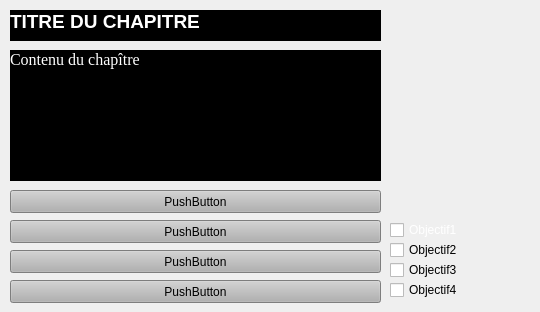
  <widget class="QWidget" name="centralWidget">
   <widget class="QLabel" name="contenu">
    <property name="geometry">
     <rect>
      <x>10</x>
      <y>50</y>
      <width>371</width>
      <height>131</height>
     </rect>
    </property>
    <property name="palette">
     <palette>
      <active>
       <colorrole role="WindowText">
        <brush brushstyle="SolidPattern">
         <color alpha="255">
          <red>255</red>
          <green>255</green>
          <blue>255</blue>
         </color>
        </brush>
       </colorrole>
       <colorrole role="Button">
        <brush brushstyle="SolidPattern">
         <color alpha="255">
          <red>0</red>
          <green>0</green>
          <blue>0</blue>
         </color>
        </brush>
       </colorrole>
       <colorrole role="Light">
        <brush brushstyle="SolidPattern">
         <color alpha="255">
          <red>0</red>
          <green>0</green>
          <blue>0</blue>
         </color>
        </brush>
       </colorrole>
       <colorrole role="Midlight">
        <brush brushstyle="SolidPattern">
         <color alpha="255">
          <red>0</red>
          <green>0</green>
          <blue>0</blue>
         </color>
        </brush>
       </colorrole>
       <colorrole role="Dark">
        <brush brushstyle="SolidPattern">
         <color alpha="255">
          <red>0</red>
          <green>0</green>
          <blue>0</blue>
         </color>
        </brush>
       </colorrole>
       <colorrole role="Mid">
        <brush brushstyle="SolidPattern">
         <color alpha="255">
          <red>0</red>
          <green>0</green>
          <blue>0</blue>
         </color>
        </brush>
       </colorrole>
       <colorrole role="Text">
        <brush brushstyle="SolidPattern">
         <color alpha="255">
          <red>255</red>
          <green>255</green>
          <blue>255</blue>
         </color>
        </brush>
       </colorrole>
       <colorrole role="BrightText">
        <brush brushstyle="SolidPattern">
         <color alpha="255">
          <red>255</red>
          <green>255</green>
          <blue>255</blue>
         </color>
        </brush>
       </colorrole>
       <colorrole role="ButtonText">
        <brush brushstyle="SolidPattern">
         <color alpha="255">
          <red>255</red>
          <green>255</green>
          <blue>255</blue>
         </color>
        </brush>
       </colorrole>
       <colorrole role="Base">
        <brush brushstyle="SolidPattern">
         <color alpha="255">
          <red>0</red>
          <green>0</green>
          <blue>0</blue>
         </color>
        </brush>
       </colorrole>
       <colorrole role="Window">
        <brush brushstyle="SolidPattern">
         <color alpha="255">
          <red>0</red>
          <green>0</green>
          <blue>0</blue>
         </color>
        </brush>
       </colorrole>
       <colorrole role="Shadow">
        <brush brushstyle="SolidPattern">
         <color alpha="255">
          <red>0</red>
          <green>0</green>
          <blue>0</blue>
         </color>
        </brush>
       </colorrole>
       <colorrole role="AlternateBase">
        <brush brushstyle="SolidPattern">
         <color alpha="255">
          <red>0</red>
          <green>0</green>
          <blue>0</blue>
         </color>
        </brush>
       </colorrole>
       <colorrole role="ToolTipBase">
        <brush brushstyle="SolidPattern">
         <color alpha="255">
          <red>255</red>
          <green>255</green>
          <blue>220</blue>
         </color>
        </brush>
       </colorrole>
       <colorrole role="ToolTipText">
        <brush brushstyle="SolidPattern">
         <color alpha="255">
          <red>0</red>
          <green>0</green>
          <blue>0</blue>
         </color>
        </brush>
       </colorrole>
      </active>
      <inactive>
       <colorrole role="WindowText">
        <brush brushstyle="SolidPattern">
         <color alpha="255">
          <red>255</red>
          <green>255</green>
          <blue>255</blue>
         </color>
        </brush>
       </colorrole>
       <colorrole role="Button">
        <brush brushstyle="SolidPattern">
         <color alpha="255">
          <red>0</red>
          <green>0</green>
          <blue>0</blue>
         </color>
        </brush>
       </colorrole>
       <colorrole role="Light">
        <brush brushstyle="SolidPattern">
         <color alpha="255">
          <red>0</red>
          <green>0</green>
          <blue>0</blue>
         </color>
        </brush>
       </colorrole>
       <colorrole role="Midlight">
        <brush brushstyle="SolidPattern">
         <color alpha="255">
          <red>0</red>
          <green>0</green>
          <blue>0</blue>
         </color>
        </brush>
       </colorrole>
       <colorrole role="Dark">
        <brush brushstyle="SolidPattern">
         <color alpha="255">
          <red>0</red>
          <green>0</green>
          <blue>0</blue>
         </color>
        </brush>
       </colorrole>
       <colorrole role="Mid">
        <brush brushstyle="SolidPattern">
         <color alpha="255">
          <red>0</red>
          <green>0</green>
          <blue>0</blue>
         </color>
        </brush>
       </colorrole>
       <colorrole role="Text">
        <brush brushstyle="SolidPattern">
         <color alpha="255">
          <red>255</red>
          <green>255</green>
          <blue>255</blue>
         </color>
        </brush>
       </colorrole>
       <colorrole role="BrightText">
        <brush brushstyle="SolidPattern">
         <color alpha="255">
          <red>255</red>
          <green>255</green>
          <blue>255</blue>
         </color>
        </brush>
       </colorrole>
       <colorrole role="ButtonText">
        <brush brushstyle="SolidPattern">
         <color alpha="255">
          <red>255</red>
          <green>255</green>
          <blue>255</blue>
         </color>
        </brush>
       </colorrole>
       <colorrole role="Base">
        <brush brushstyle="SolidPattern">
         <color alpha="255">
          <red>0</red>
          <green>0</green>
          <blue>0</blue>
         </color>
        </brush>
       </colorrole>
       <colorrole role="Window">
        <brush brushstyle="SolidPattern">
         <color alpha="255">
          <red>0</red>
          <green>0</green>
          <blue>0</blue>
         </color>
        </brush>
       </colorrole>
       <colorrole role="Shadow">
        <brush brushstyle="SolidPattern">
         <color alpha="255">
          <red>0</red>
          <green>0</green>
          <blue>0</blue>
         </color>
        </brush>
       </colorrole>
       <colorrole role="AlternateBase">
        <brush brushstyle="SolidPattern">
         <color alpha="255">
          <red>0</red>
          <green>0</green>
          <blue>0</blue>
         </color>
        </brush>
       </colorrole>
       <colorrole role="ToolTipBase">
        <brush brushstyle="SolidPattern">
         <color alpha="255">
          <red>255</red>
          <green>255</green>
          <blue>220</blue>
         </color>
        </brush>
       </colorrole>
       <colorrole role="ToolTipText">
        <brush brushstyle="SolidPattern">
         <color alpha="255">
          <red>0</red>
          <green>0</green>
          <blue>0</blue>
         </color>
        </brush>
       </colorrole>
      </inactive>
      <disabled>
       <colorrole role="WindowText">
        <brush brushstyle="SolidPattern">
         <color alpha="255">
          <red>0</red>
          <green>0</green>
          <blue>0</blue>
         </color>
        </brush>
       </colorrole>
       <colorrole role="Button">
        <brush brushstyle="SolidPattern">
         <color alpha="255">
          <red>0</red>
          <green>0</green>
          <blue>0</blue>
         </color>
        </brush>
       </colorrole>
       <colorrole role="Light">
        <brush brushstyle="SolidPattern">
         <color alpha="255">
          <red>0</red>
          <green>0</green>
          <blue>0</blue>
         </color>
        </brush>
       </colorrole>
       <colorrole role="Midlight">
        <brush brushstyle="SolidPattern">
         <color alpha="255">
          <red>0</red>
          <green>0</green>
          <blue>0</blue>
         </color>
        </brush>
       </colorrole>
       <colorrole role="Dark">
        <brush brushstyle="SolidPattern">
         <color alpha="255">
          <red>0</red>
          <green>0</green>
          <blue>0</blue>
         </color>
        </brush>
       </colorrole>
       <colorrole role="Mid">
        <brush brushstyle="SolidPattern">
         <color alpha="255">
          <red>0</red>
          <green>0</green>
          <blue>0</blue>
         </color>
        </brush>
       </colorrole>
       <colorrole role="Text">
        <brush brushstyle="SolidPattern">
         <color alpha="255">
          <red>0</red>
          <green>0</green>
          <blue>0</blue>
         </color>
        </brush>
       </colorrole>
       <colorrole role="BrightText">
        <brush brushstyle="SolidPattern">
         <color alpha="255">
          <red>255</red>
          <green>255</green>
          <blue>255</blue>
         </color>
        </brush>
       </colorrole>
       <colorrole role="ButtonText">
        <brush brushstyle="SolidPattern">
         <color alpha="255">
          <red>0</red>
          <green>0</green>
          <blue>0</blue>
         </color>
        </brush>
       </colorrole>
       <colorrole role="Base">
        <brush brushstyle="SolidPattern">
         <color alpha="255">
          <red>0</red>
          <green>0</green>
          <blue>0</blue>
         </color>
        </brush>
       </colorrole>
       <colorrole role="Window">
        <brush brushstyle="SolidPattern">
         <color alpha="255">
          <red>0</red>
          <green>0</green>
          <blue>0</blue>
         </color>
        </brush>
       </colorrole>
       <colorrole role="Shadow">
        <brush brushstyle="SolidPattern">
         <color alpha="255">
          <red>0</red>
          <green>0</green>
          <blue>0</blue>
         </color>
        </brush>
       </colorrole>
       <colorrole role="AlternateBase">
        <brush brushstyle="SolidPattern">
         <color alpha="255">
          <red>0</red>
          <green>0</green>
          <blue>0</blue>
         </color>
        </brush>
       </colorrole>
       <colorrole role="ToolTipBase">
        <brush brushstyle="SolidPattern">
         <color alpha="255">
          <red>255</red>
          <green>255</green>
          <blue>220</blue>
         </color>
        </brush>
       </colorrole>
       <colorrole role="ToolTipText">
        <brush brushstyle="SolidPattern">
         <color alpha="255">
          <red>0</red>
          <green>0</green>
          <blue>0</blue>
         </color>
        </brush>
       </colorrole>
      </disabled>
     </palette>
    </property>
    <property name="font">
     <font>
      <family>Times New Roman</family>
      <pointsize>12</pointsize>
     </font>
    </property>
    <property name="autoFillBackground">
     <bool>true</bool>
    </property>
    <property name="text">
     <string>Contenu du chapître</string>
    </property>
    <property name="textFormat">
     <enum>Qt::RichText</enum>
    </property>
    <property name="alignment">
     <set>Qt::AlignLeading|Qt::AlignLeft|Qt::AlignTop</set>
    </property>
    <property name="wordWrap">
     <bool>true</bool>
    </property>
   </widget>
   <widget class="QLabel" name="label_2">
    <property name="geometry">
     <rect>
      <x>390</x>
      <y>50</y>
      <width>141</width>
      <height>131</height>
     </rect>
    </property>
    <property name="text">
     <string>&lt;html&gt;&lt;head/&gt;&lt;body&gt;&lt;p&gt;&lt;img src=&quot;:/kimQuest2/MÉGANTIC ÉTÉ 2016.jpg&quot;/&gt;&lt;/p&gt;&lt;/body&gt;&lt;/html&gt;</string>
    </property>
    <property name="textFormat">
     <enum>Qt::RichText</enum>
    </property>
    <property name="alignment">
     <set>Qt::AlignLeading|Qt::AlignLeft|Qt::AlignTop</set>
    </property>
    <property name="wordWrap">
     <bool>true</bool>
    </property>
   </widget>
   <widget class="QLabel" name="label_3">
    <property name="geometry">
     <rect>
      <x>390</x>
      <y>190</y>
      <width>21</width>
      <height>21</height>
     </rect>
    </property>
    <property name="text">
     <string>&lt;html&gt;&lt;head/&gt;&lt;body&gt;&lt;p&gt;&lt;img src=&quot;:/kimQuest2/heart.bmp&quot;/&gt;&lt;/p&gt;&lt;/body&gt;&lt;/html&gt;</string>
    </property>
    <property name="textFormat">
     <enum>Qt::RichText</enum>
    </property>
    <property name="alignment">
     <set>Qt::AlignLeading|Qt::AlignLeft|Qt::AlignTop</set>
    </property>
    <property name="wordWrap">
     <bool>true</bool>
    </property>
   </widget>
   <widget class="QLabel" name="label_4">
    <property name="geometry">
     <rect>
      <x>420</x>
      <y>190</y>
      <width>21</width>
      <height>21</height>
     </rect>
    </property>
    <property name="text">
     <string>&lt;html&gt;&lt;head/&gt;&lt;body&gt;&lt;p&gt;&lt;img src=&quot;:/kimQuest2/heart.bmp&quot;/&gt;&lt;/p&gt;&lt;/body&gt;&lt;/html&gt;</string>
    </property>
    <property name="textFormat">
     <enum>Qt::RichText</enum>
    </property>
    <property name="alignment">
     <set>Qt::AlignLeading|Qt::AlignLeft|Qt::AlignTop</set>
    </property>
    <property name="wordWrap">
     <bool>true</bool>
    </property>
   </widget>
   <widget class="QLabel" name="label_5">
    <property name="geometry">
     <rect>
      <x>450</x>
      <y>190</y>
      <width>21</width>
      <height>21</height>
     </rect>
    </property>
    <property name="text">
     <string>&lt;html&gt;&lt;head/&gt;&lt;body&gt;&lt;p&gt;&lt;img src=&quot;:/kimQuest2/heart.bmp&quot;/&gt;&lt;/p&gt;&lt;/body&gt;&lt;/html&gt;</string>
    </property>
    <property name="textFormat">
     <enum>Qt::RichText</enum>
    </property>
    <property name="alignment">
     <set>Qt::AlignLeading|Qt::AlignLeft|Qt::AlignTop</set>
    </property>
    <property name="wordWrap">
     <bool>true</bool>
    </property>
   </widget>
   <widget class="QLabel" name="label_6">
    <property name="geometry">
     <rect>
      <x>480</x>
      <y>190</y>
      <width>21</width>
      <height>21</height>
     </rect>
    </property>
    <property name="text">
     <string>&lt;html&gt;&lt;head/&gt;&lt;body&gt;&lt;p&gt;&lt;img src=&quot;:/kimQuest2/heart.bmp&quot;/&gt;&lt;/p&gt;&lt;/body&gt;&lt;/html&gt;</string>
    </property>
    <property name="textFormat">
     <enum>Qt::RichText</enum>
    </property>
    <property name="alignment">
     <set>Qt::AlignLeading|Qt::AlignLeft|Qt::AlignTop</set>
    </property>
    <property name="wordWrap">
     <bool>true</bool>
    </property>
   </widget>
   <widget class="QLabel" name="label_7">
    <property name="geometry">
     <rect>
      <x>510</x>
      <y>190</y>
      <width>21</width>
      <height>21</height>
     </rect>
    </property>
    <property name="text">
     <string>&lt;html&gt;&lt;head/&gt;&lt;body&gt;&lt;p&gt;&lt;img src=&quot;:/kimQuest2/heart_empty.bmp&quot;/&gt;&lt;/p&gt;&lt;/body&gt;&lt;/html&gt;</string>
    </property>
    <property name="textFormat">
     <enum>Qt::RichText</enum>
    </property>
    <property name="alignment">
     <set>Qt::AlignLeading|Qt::AlignLeft|Qt::AlignTop</set>
    </property>
    <property name="wordWrap">
     <bool>true</bool>
    </property>
   </widget>
   <widget class="QPushButton" name="choix1">
    <property name="geometry">
     <rect>
      <x>10</x>
      <y>190</y>
      <width>371</width>
      <height>23</height>
     </rect>
    </property>
    <property name="styleSheet">
     <string notr="true">background-color: rgb(177, 177, 177);</string>
    </property>
    <property name="text">
     <string>PushButton</string>
    </property>
   </widget>
   <widget class="QPushButton" name="choix2">
    <property name="geometry">
     <rect>
      <x>10</x>
      <y>220</y>
      <width>371</width>
      <height>23</height>
     </rect>
    </property>
    <property name="styleSheet">
     <string notr="true">background-color: rgb(177, 177, 177);</string>
    </property>
    <property name="text">
     <string>PushButton</string>
    </property>
   </widget>
   <widget class="QPushButton" name="choix3">
    <property name="geometry">
     <rect>
      <x>10</x>
      <y>250</y>
      <width>371</width>
      <height>23</height>
     </rect>
    </property>
    <property name="styleSheet">
     <string notr="true">background-color: rgb(177, 177, 177);</string>
    </property>
    <property name="text">
     <string>PushButton</string>
    </property>
   </widget>
   <widget class="QPushButton" name="choix4">
    <property name="geometry">
     <rect>
      <x>10</x>
      <y>280</y>
      <width>371</width>
      <height>23</height>
     </rect>
    </property>
    <property name="styleSheet">
     <string notr="true">background-color: rgb(177, 177, 177);</string>
    </property>
    <property name="text">
     <string>PushButton</string>
    </property>
   </widget>
   <widget class="QLabel" name="titre">
    <property name="geometry">
     <rect>
      <x>10</x>
      <y>10</y>
      <width>371</width>
      <height>31</height>
     </rect>
    </property>
    <property name="palette">
     <palette>
      <active>
       <colorrole role="WindowText">
        <brush brushstyle="SolidPattern">
         <color alpha="255">
          <red>255</red>
          <green>255</green>
          <blue>255</blue>
         </color>
        </brush>
       </colorrole>
       <colorrole role="Button">
        <brush brushstyle="SolidPattern">
         <color alpha="255">
          <red>0</red>
          <green>0</green>
          <blue>0</blue>
         </color>
        </brush>
       </colorrole>
       <colorrole role="Light">
        <brush brushstyle="SolidPattern">
         <color alpha="255">
          <red>0</red>
          <green>0</green>
          <blue>0</blue>
         </color>
        </brush>
       </colorrole>
       <colorrole role="Midlight">
        <brush brushstyle="SolidPattern">
         <color alpha="255">
          <red>0</red>
          <green>0</green>
          <blue>0</blue>
         </color>
        </brush>
       </colorrole>
       <colorrole role="Dark">
        <brush brushstyle="SolidPattern">
         <color alpha="255">
          <red>0</red>
          <green>0</green>
          <blue>0</blue>
         </color>
        </brush>
       </colorrole>
       <colorrole role="Mid">
        <brush brushstyle="SolidPattern">
         <color alpha="255">
          <red>0</red>
          <green>0</green>
          <blue>0</blue>
         </color>
        </brush>
       </colorrole>
       <colorrole role="Text">
        <brush brushstyle="SolidPattern">
         <color alpha="255">
          <red>255</red>
          <green>255</green>
          <blue>255</blue>
         </color>
        </brush>
       </colorrole>
       <colorrole role="BrightText">
        <brush brushstyle="SolidPattern">
         <color alpha="255">
          <red>255</red>
          <green>255</green>
          <blue>255</blue>
         </color>
        </brush>
       </colorrole>
       <colorrole role="ButtonText">
        <brush brushstyle="SolidPattern">
         <color alpha="255">
          <red>255</red>
          <green>255</green>
          <blue>255</blue>
         </color>
        </brush>
       </colorrole>
       <colorrole role="Base">
        <brush brushstyle="SolidPattern">
         <color alpha="255">
          <red>0</red>
          <green>0</green>
          <blue>0</blue>
         </color>
        </brush>
       </colorrole>
       <colorrole role="Window">
        <brush brushstyle="SolidPattern">
         <color alpha="255">
          <red>0</red>
          <green>0</green>
          <blue>0</blue>
         </color>
        </brush>
       </colorrole>
       <colorrole role="Shadow">
        <brush brushstyle="SolidPattern">
         <color alpha="255">
          <red>0</red>
          <green>0</green>
          <blue>0</blue>
         </color>
        </brush>
       </colorrole>
       <colorrole role="AlternateBase">
        <brush brushstyle="SolidPattern">
         <color alpha="255">
          <red>0</red>
          <green>0</green>
          <blue>0</blue>
         </color>
        </brush>
       </colorrole>
       <colorrole role="ToolTipBase">
        <brush brushstyle="SolidPattern">
         <color alpha="255">
          <red>255</red>
          <green>255</green>
          <blue>220</blue>
         </color>
        </brush>
       </colorrole>
       <colorrole role="ToolTipText">
        <brush brushstyle="SolidPattern">
         <color alpha="255">
          <red>0</red>
          <green>0</green>
          <blue>0</blue>
         </color>
        </brush>
       </colorrole>
      </active>
      <inactive>
       <colorrole role="WindowText">
        <brush brushstyle="SolidPattern">
         <color alpha="255">
          <red>255</red>
          <green>255</green>
          <blue>255</blue>
         </color>
        </brush>
       </colorrole>
       <colorrole role="Button">
        <brush brushstyle="SolidPattern">
         <color alpha="255">
          <red>0</red>
          <green>0</green>
          <blue>0</blue>
         </color>
        </brush>
       </colorrole>
       <colorrole role="Light">
        <brush brushstyle="SolidPattern">
         <color alpha="255">
          <red>0</red>
          <green>0</green>
          <blue>0</blue>
         </color>
        </brush>
       </colorrole>
       <colorrole role="Midlight">
        <brush brushstyle="SolidPattern">
         <color alpha="255">
          <red>0</red>
          <green>0</green>
          <blue>0</blue>
         </color>
        </brush>
       </colorrole>
       <colorrole role="Dark">
        <brush brushstyle="SolidPattern">
         <color alpha="255">
          <red>0</red>
          <green>0</green>
          <blue>0</blue>
         </color>
        </brush>
       </colorrole>
       <colorrole role="Mid">
        <brush brushstyle="SolidPattern">
         <color alpha="255">
          <red>0</red>
          <green>0</green>
          <blue>0</blue>
         </color>
        </brush>
       </colorrole>
       <colorrole role="Text">
        <brush brushstyle="SolidPattern">
         <color alpha="255">
          <red>255</red>
          <green>255</green>
          <blue>255</blue>
         </color>
        </brush>
       </colorrole>
       <colorrole role="BrightText">
        <brush brushstyle="SolidPattern">
         <color alpha="255">
          <red>255</red>
          <green>255</green>
          <blue>255</blue>
         </color>
        </brush>
       </colorrole>
       <colorrole role="ButtonText">
        <brush brushstyle="SolidPattern">
         <color alpha="255">
          <red>255</red>
          <green>255</green>
          <blue>255</blue>
         </color>
        </brush>
       </colorrole>
       <colorrole role="Base">
        <brush brushstyle="SolidPattern">
         <color alpha="255">
          <red>0</red>
          <green>0</green>
          <blue>0</blue>
         </color>
        </brush>
       </colorrole>
       <colorrole role="Window">
        <brush brushstyle="SolidPattern">
         <color alpha="255">
          <red>0</red>
          <green>0</green>
          <blue>0</blue>
         </color>
        </brush>
       </colorrole>
       <colorrole role="Shadow">
        <brush brushstyle="SolidPattern">
         <color alpha="255">
          <red>0</red>
          <green>0</green>
          <blue>0</blue>
         </color>
        </brush>
       </colorrole>
       <colorrole role="AlternateBase">
        <brush brushstyle="SolidPattern">
         <color alpha="255">
          <red>0</red>
          <green>0</green>
          <blue>0</blue>
         </color>
        </brush>
       </colorrole>
       <colorrole role="ToolTipBase">
        <brush brushstyle="SolidPattern">
         <color alpha="255">
          <red>255</red>
          <green>255</green>
          <blue>220</blue>
         </color>
        </brush>
       </colorrole>
       <colorrole role="ToolTipText">
        <brush brushstyle="SolidPattern">
         <color alpha="255">
          <red>0</red>
          <green>0</green>
          <blue>0</blue>
         </color>
        </brush>
       </colorrole>
      </inactive>
      <disabled>
       <colorrole role="WindowText">
        <brush brushstyle="SolidPattern">
         <color alpha="255">
          <red>0</red>
          <green>0</green>
          <blue>0</blue>
         </color>
        </brush>
       </colorrole>
       <colorrole role="Button">
        <brush brushstyle="SolidPattern">
         <color alpha="255">
          <red>0</red>
          <green>0</green>
          <blue>0</blue>
         </color>
        </brush>
       </colorrole>
       <colorrole role="Light">
        <brush brushstyle="SolidPattern">
         <color alpha="255">
          <red>0</red>
          <green>0</green>
          <blue>0</blue>
         </color>
        </brush>
       </colorrole>
       <colorrole role="Midlight">
        <brush brushstyle="SolidPattern">
         <color alpha="255">
          <red>0</red>
          <green>0</green>
          <blue>0</blue>
         </color>
        </brush>
       </colorrole>
       <colorrole role="Dark">
        <brush brushstyle="SolidPattern">
         <color alpha="255">
          <red>0</red>
          <green>0</green>
          <blue>0</blue>
         </color>
        </brush>
       </colorrole>
       <colorrole role="Mid">
        <brush brushstyle="SolidPattern">
         <color alpha="255">
          <red>0</red>
          <green>0</green>
          <blue>0</blue>
         </color>
        </brush>
       </colorrole>
       <colorrole role="Text">
        <brush brushstyle="SolidPattern">
         <color alpha="255">
          <red>0</red>
          <green>0</green>
          <blue>0</blue>
         </color>
        </brush>
       </colorrole>
       <colorrole role="BrightText">
        <brush brushstyle="SolidPattern">
         <color alpha="255">
          <red>255</red>
          <green>255</green>
          <blue>255</blue>
         </color>
        </brush>
       </colorrole>
       <colorrole role="ButtonText">
        <brush brushstyle="SolidPattern">
         <color alpha="255">
          <red>0</red>
          <green>0</green>
          <blue>0</blue>
         </color>
        </brush>
       </colorrole>
       <colorrole role="Base">
        <brush brushstyle="SolidPattern">
         <color alpha="255">
          <red>0</red>
          <green>0</green>
          <blue>0</blue>
         </color>
        </brush>
       </colorrole>
       <colorrole role="Window">
        <brush brushstyle="SolidPattern">
         <color alpha="255">
          <red>0</red>
          <green>0</green>
          <blue>0</blue>
         </color>
        </brush>
       </colorrole>
       <colorrole role="Shadow">
        <brush brushstyle="SolidPattern">
         <color alpha="255">
          <red>0</red>
          <green>0</green>
          <blue>0</blue>
         </color>
        </brush>
       </colorrole>
       <colorrole role="AlternateBase">
        <brush brushstyle="SolidPattern">
         <color alpha="255">
          <red>0</red>
          <green>0</green>
          <blue>0</blue>
         </color>
        </brush>
       </colorrole>
       <colorrole role="ToolTipBase">
        <brush brushstyle="SolidPattern">
         <color alpha="255">
          <red>255</red>
          <green>255</green>
          <blue>220</blue>
         </color>
        </brush>
       </colorrole>
       <colorrole role="ToolTipText">
        <brush brushstyle="SolidPattern">
         <color alpha="255">
          <red>0</red>
          <green>0</green>
          <blue>0</blue>
         </color>
        </brush>
       </colorrole>
      </disabled>
     </palette>
    </property>
    <property name="autoFillBackground">
     <bool>true</bool>
    </property>
    <property name="text">
     <string>&lt;html&gt;&lt;head/&gt;&lt;body&gt;&lt;p&gt;&lt;span style=&quot; font-size:14pt; font-weight:600;&quot;&gt;TITRE DU CHAPITRE&lt;/span&gt;&lt;/p&gt;&lt;/body&gt;&lt;/html&gt;</string>
    </property>
    <property name="textFormat">
     <enum>Qt::RichText</enum>
    </property>
    <property name="alignment">
     <set>Qt::AlignLeading|Qt::AlignLeft|Qt::AlignTop</set>
    </property>
    <property name="wordWrap">
     <bool>true</bool>
    </property>
   </widget>
   <widget class="QCheckBox" name="objectif1">
    <property name="geometry">
     <rect>
      <x>390</x>
      <y>220</y>
      <width>131</width>
      <height>20</height>
     </rect>
    </property>
    <property name="styleSheet">
     <string notr="true">selection-background-color: rgb(0, 0, 0);
selection-color: rgb(0, 255, 0);
color: rgb(255, 255, 255);
gridline-color: rgb(0, 255, 127);</string>
    </property>
    <property name="text">
     <string>Objectif1</string>
    </property>
   </widget>
   <widget class="QCheckBox" name="objectif2">
    <property name="geometry">
     <rect>
      <x>390</x>
      <y>240</y>
      <width>131</width>
      <height>20</height>
     </rect>
    </property>
    <property name="text">
     <string>Objectif2</string>
    </property>
   </widget>
   <widget class="QCheckBox" name="objectif3">
    <property name="geometry">
     <rect>
      <x>390</x>
      <y>260</y>
      <width>131</width>
      <height>20</height>
     </rect>
    </property>
    <property name="text">
     <string>Objectif3</string>
    </property>
   </widget>
   <widget class="QCheckBox" name="objectif4">
    <property name="geometry">
     <rect>
      <x>390</x>
      <y>280</y>
      <width>131</width>
      <height>20</height>
     </rect>
    </property>
    <property name="text">
     <string>Objectif4</string>
    </property>
   </widget>
  </widget>
